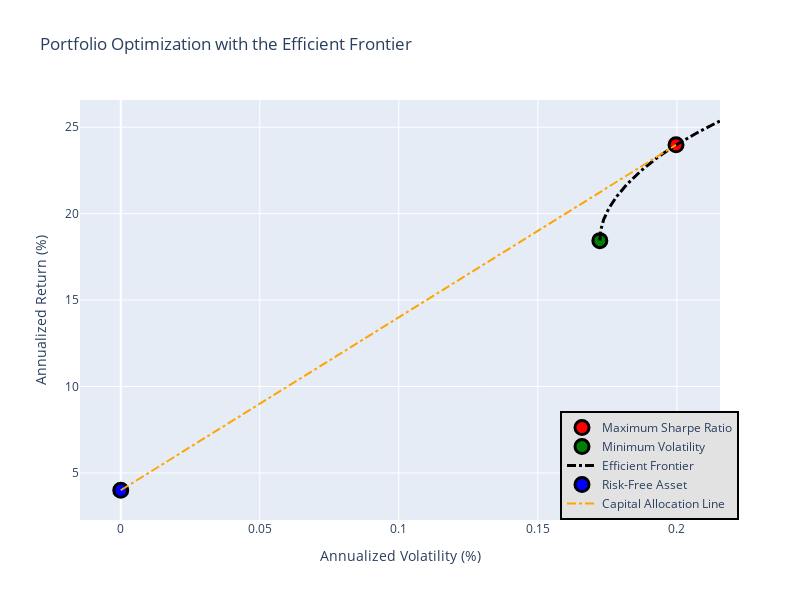

Notebook code for this chart:
### Code cell
import plotly.graph_objects as go

# Function to efficent frontier 
# get return seris to calculate over 

print(returnSRMax)
print(returnDispMin)
delta = (returnSRMax-returnDispMin)/4
print(delta)

returnsEF = np.linspace(returnDispMin, returnSRMax+delta, 100)
wEF,dispsEF = po.calc_efficient_frontier(returnExps, returnCoDispsSq, returnsEF, riskFreeRate=0.04, annualizeBy='M')
print('-- Efficient Frontier --')
print(wEF[range(0,100,10)])

# we expectd a smooth transition from the 
# precalculated min disp weights to the 
# precalculated max SR weights and we got it
# cehck

relVol = np.sqrt(np.diagonal(returnCoDispsSq))/returnExps

# Asset points
asset_text = [
    f"{sym}: Return: {round(ret * 100, 2)}%, Volatility: {round(vol * 100, 2)}%"
    for sym, ret, vol in zip(syms, returnExps, relVol)
]

asset_points = go.Scatter(
    name="Assets",
    mode="markers",
    x=[round(vol * 100, 2) for vol in relVol],
    y=[round(ret * 100, 2) for ret in returnExps],
    marker=dict(
        color="gray",
        size=14,
        line=dict(
            width=3,
            color="black")),
    text=asset_text,
    hoverinfo='text'
)
#plot the efficient frontier

# Max Sharpe Ratio trace
MaxSharpeRatio = go.Scatter(
    name="Maximum Sharpe Ratio",
    mode="markers",
    x=[dispSRMax],
    y=[round(returnSRMax * 100, 2)],
    marker=dict(
        color="red",
        size=14,
        line=dict(
            width=3,
            color="black")),
    text=[f"Return: {round(returnSRMax * 100, 2)}%, Volatility: {round(dispSRMax,2)} ({round((dispSRMax/returnSRMax) * 100, 2)}%)<br>{allocationSRMax.to_string()}"],
    hoverinfo='text'
)

# Min Volatility trace
MinVol = go.Scatter(
    name="Minimum Volatility",
    mode="markers",
    x=[dispDispMin],
    y=[round(returnDispMin * 100, 2)],
    marker=dict(
        color="green",
        size=14,
        line=dict(
            width=3,
            color="black")),
    text=[f"Return: {round(returnDispMin * 100, 2)}%, Volatility: {round(dispDispMin,2)} ({round((dispDispMin/returnDispMin) * 100, 2)}%)<br>{allocationDispMin.to_string()}"],
    hoverinfo='text'
)

# Efficient Frontier trace
efficient_text = [
    f"Return: {round(ret * 100, 2)}%, Volatility: {round(vol,2)} ({round((vol/ret) * 100, 2)}%)<br>" +
    "<br>".join([f"{symbol}: {round(weight * 100, 2)}%" for symbol, weight in zip(syms, alloc)])
    for ret, vol, alloc in zip(returnsEF, dispsEF, wEF)
]


EF_curve = go.Scatter(
    name="Efficient Frontier",
    mode="lines",
    x=dispsEF,
    y=[round(ret * 100, 2) for ret in returnsEF],
    line=dict(color="black", width=3, dash="dashdot"),
    text=efficient_text,
    hoverinfo='text'
)



riskFreeRate = 0.04
# Risk-Free Asset point
rf_point = go.Scatter(
    name="Risk-Free Asset",
    mode="markers",
    x=[0],  # Assuming risk-free rate has zero volatility
    y=[riskFreeRate * 100],
    marker=dict(
        color="blue",
        size=14,
        line=dict(
            width=3,
            color="black")),
    text=f"Risk-Free Rate: {round(riskFreeRate * 100, 2)}%",
    hoverinfo='text'
)
    
# Capital Allocation Line (CAL)
cal_x = [0, dispSRMax]
cal_y = [riskFreeRate * 100, round(returnSRMax * 100, 2)]
CAL = go.Scatter(
    name="Capital Allocation Line",
    mode="lines",
    x=cal_x,
    y=cal_y,
    line=dict(color="orange", width=2, dash="dashdot")
)

data = [MaxSharpeRatio, MinVol, EF_curve, rf_point, CAL]



layout = go.Layout(
    title='Portfolio Optimization with the Efficient Frontier',
    yaxis=dict(title='Annualized Return (%)'),
    xaxis=dict(title='Annualized Volatility (%)'),
    showlegend=True,
    legend=dict(
        x=0.75,
        y=0,
        traceorder='normal',
        bgcolor="#E2E2E2",
        bordercolor='black',
        borderwidth=2),
    width=800,
    height=600
)

fig = go.Figure(data=data, layout=layout)
fig.show()

### Figure 1 — Plotly figure (JSON) as saved in the notebook; plotly's stock layout.template omitted (floating-point values rounded to 4 significant figures)
{"data": [{"hoverinfo": "text", "marker": {"color": "red", "line": {"color": "black", "width": 3}, "size": 14}, "mode": "markers", "name": "Maximum Sharpe Ratio", "text": ["Return: 23.98%, Volatility: 0.2 (83.28%)<br>      allocation\nMSFT        85.0\nNEE         15.0\nCVX          0.0"], "type": "scatter", "x": [0.1997], "y": [23.98]}, {"hoverinfo": "text", "marker": {"color": "green", "line": {"color": "black", "width": 3}, "size": 14}, "mode": "markers", "name": "Minimum Volatility", "text": ["Return: 18.44%, Volatility: 0.17 (93.43%)<br>      allocation\nMSFT        36.0\nNEE         46.0\nCVX         18.0"], "type": "scatter", "x": [0.1723], "y": [18.44]}, {"hoverinfo": "text", "line": {"color": "black", "dash": "dashdot", "width": 3}, "mode": "lines", "name": "Efficient Frontier", "text": ["Return: 18.44%, Volatility: 0.17 (93.43%)<br>MSFT: 35.91%<br>NEE: 46.22%<br>CVX: 17.87%", "Return: 18.51%, Volatility: 0.17 (93.08%)<br>MSFT: 36.51%<br>NEE: 45.88%<br>CVX: 17.61%", "Return: 18.58%, Volatility: 0.17 (92.73%)<br>MSFT: 37.11%<br>NEE: 45.53%<br>CVX: 17.35%", "Return: 18.65%, Volatility: 0.17 (92.4%)<br>MSFT: 37.72%<br>NEE: 45.19%<br>CVX: 17.09%", "Return: 18.72%, Volatility: 0.17 (92.07%)<br>MSFT: 38.32%<br>NEE: 44.85%<br>CVX: 16.83%", "Return: 18.79%, Volatility: 0.17 (91.75%)<br>MSFT: 38.92%<br>NEE: 44.51%<br>CVX: 16.57%", "Return: 18.86%, Volatility: 0.17 (91.44%)<br>MSFT: 39.52%<br>NEE: 44.17%<br>CVX: 16.3%", "Return: 18.93%, Volatility: 0.17 (91.13%)<br>MSFT: 40.12%<br>NEE: 43.84%<br>CVX: 16.04%", "Return: 19.0%, Volatility: 0.17 (90.83%)<br>MSFT: 40.72%<br>NEE: 43.5%<br>CVX: 15.78%", "Return: 19.07%, Volatility: 0.17 (90.54%)<br>MSFT: 41.33%<br>NEE: 43.16%<br>CVX: 15.52%", "Return: 19.14%, Volatility: 0.17 (90.25%)<br>MSFT: 41.93%<br>NEE: 42.82%<br>CVX: 15.25%", "Return: 19.21%, Volatility: 0.17 (89.98%)<br>MSFT: 42.53%<br>NEE: 42.48%<br>CVX: 14.99%", "Return: 19.28%, Volatility: 0.17 (89.7%)<br>MSFT: 43.13%<br>NEE: 42.14%<br>CVX: 14.73%", "Return: 19.35%, Volatility: 0.17 (89.44%)<br>MSFT: 43.73%<br>NEE: 41.81%<br>CVX: 14.47%", "Return: 19.42%, Volatility: 0.17 (89.18%)<br>MSFT: 44.33%<br>NEE: 41.47%<br>CVX: 14.2%", "Return: 19.49%, Volatility: 0.17 (88.93%)<br>MSFT: 44.93%<br>NEE: 41.13%<br>CVX: 13.94%", "Return: 19.56%, Volatility: 0.17 (88.68%)<br>MSFT: 45.53%<br>NEE: 40.8%<br>CVX: 13.67%", "Return: 19.63%, Volatility: 0.17 (88.45%)<br>MSFT: 46.13%<br>NEE: 40.46%<br>CVX: 13.41%", "Return: 19.7%, Volatility: 0.17 (88.21%)<br>MSFT: 46.73%<br>NEE: 40.12%<br>CVX: 13.15%", "Return: 19.77%, Volatility: 0.17 (87.99%)<br>MSFT: 47.33%<br>NEE: 39.79%<br>CVX: 12.88%", "Return: 19.84%, Volatility: 0.17 (87.77%)<br>MSFT: 47.93%<br>NEE: 39.45%<br>CVX: 12.62%", "Return: 19.91%, Volatility: 0.17 (87.55%)<br>MSFT: 48.53%<br>NEE: 39.12%<br>CVX: 12.35%", "Return: 19.98%, Volatility: 0.17 (87.35%)<br>MSFT: 49.13%<br>NEE: 38.78%<br>CVX: 12.09%", "Return: 20.05%, Volatility: 0.17 (87.14%)<br>MSFT: 49.73%<br>NEE: 38.45%<br>CVX: 11.82%", "Return: 20.12%, Volatility: 0.17 (86.95%)<br>MSFT: 50.33%<br>NEE: 38.11%<br>CVX: 11.56%", "Return: 20.19%, Volatility: 0.18 (86.76%)<br>MSFT: 50.93%<br>NEE: 37.78%<br>CVX: 11.29%", "Return: 20.26%, Volatility: 0.18 (86.57%)<br>MSFT: 51.53%<br>NEE: 37.45%<br>CVX: 11.03%", "Return: 20.33%, Volatility: 0.18 (86.4%)<br>MSFT: 52.13%<br>NEE: 37.11%<br>CVX: 10.76%", "Return: 20.4%, Volatility: 0.18 (86.22%)<br>MSFT: 52.73%<br>NEE: 36.78%<br>CVX: 10.49%", "Return: 20.47%, Volatility: 0.18 (86.05%)<br>MSFT: 53.33%<br>NEE: 36.44%<br>CVX: 10.23%", "Return: 20.54%, Volatility: 0.18 (85.89%)<br>MSFT: 53.93%<br>NEE: 36.11%<br>CVX: 9.96%", "Return: 20.61%, Volatility: 0.18 (85.73%)<br>MSFT: 54.53%<br>NEE: 35.78%<br>CVX: 9.7%", "Return: 20.68%, Volatility: 0.18 (85.58%)<br>MSFT: 55.13%<br>NEE: 35.45%<br>CVX: 9.43%", "Return: 20.75%, Volatility: 0.18 (85.44%)<br>MSFT: 55.72%<br>NEE: 35.11%<br>CVX: 9.16%", "Return: 20.82%, Volatility: 0.18 (85.29%)<br>MSFT: 56.32%<br>NEE: 34.78%<br>CVX: 8.9%", "Return: 20.89%, Volatility: 0.18 (85.16%)<br>MSFT: 56.92%<br>NEE: 34.45%<br>CVX: 8.63%", "Return: 20.96%, Volatility: 0.18 (85.03%)<br>MSFT: 57.52%<br>NEE: 34.11%<br>CVX: 8.36%", "Return: 21.03%, Volatility: 0.18 (84.9%)<br>MSFT: 58.12%<br>NEE: 33.78%<br>CVX: 8.1%", "Return: 21.1%, Volatility: 0.18 (84.78%)<br>MSFT: 58.72%<br>NEE: 33.45%<br>CVX: 7.83%", "Return: 21.17%, Volatility: 0.18 (84.66%)<br>MSFT: 59.32%<br>NEE: 33.12%<br>CVX: 7.56%", "Return: 21.24%, Volatility: 0.18 (84.55%)<br>MSFT: 59.92%<br>NEE: 32.79%<br>CVX: 7.3%", "Return: 21.31%, Volatility: 0.18 (84.44%)<br>MSFT: 60.52%<br>NEE: 32.45%<br>CVX: 7.03%", "Return: 21.38%, Volatility: 0.18 (84.34%)<br>MSFT: 61.23%<br>NEE: 31.78%<br>CVX: 6.99%", "Return: 21.45%, Volatility: 0.18 (84.24%)<br>MSFT: 61.75%<br>NEE: 31.68%<br>CVX: 6.57%", "Return: 21.52%, Volatility: 0.18 (84.14%)<br>MSFT: 62.27%<br>NEE: 31.58%<br>CVX: 6.15%", "Return: 21.59%, Volatility: 0.18 (84.05%)<br>MSFT: 62.79%<br>NEE: 31.48%<br>CVX: 5.73%", "Return: 21.66%, Volatility: 0.18 (83.96%)<br>MSFT: 63.51%<br>NEE: 30.79%<br>CVX: 5.7%", "Return: 21.73%, Volatility: 0.18 (83.88%)<br>MSFT: 64.11%<br>NEE: 30.46%<br>CVX: 5.43%", "Return: 21.8%, Volatility: 0.18 (83.81%)<br>MSFT: 64.71%<br>NEE: 30.13%<br>CVX: 5.16%", "Return: 21.87%, Volatility: 0.18 (83.73%)<br>MSFT: 65.31%<br>NEE: 29.8%<br>CVX: 4.9%", "Return: 21.94%, Volatility: 0.18 (83.66%)<br>MSFT: 65.91%<br>NEE: 29.46%<br>CVX: 4.63%", "Return: 22.01%, Volatility: 0.18 (83.6%)<br>MSFT: 66.51%<br>NEE: 29.13%<br>CVX: 4.36%", "Return: 22.08%, Volatility: 0.18 (83.53%)<br>MSFT: 67.11%<br>NEE: 28.8%<br>CVX: 4.1%", "Return: 22.15%, Volatility: 0.18 (83.48%)<br>MSFT: 67.7%<br>NEE: 28.47%<br>CVX: 3.83%", "Return: 22.22%, Volatility: 0.19 (83.42%)<br>MSFT: 68.3%<br>NEE: 28.13%<br>CVX: 3.56%", "Return: 22.29%, Volatility: 0.19 (83.37%)<br>MSFT: 68.9%<br>NEE: 27.8%<br>CVX: 3.3%", "Return: 22.36%, Volatility: 0.19 (83.33%)<br>MSFT: 69.5%<br>NEE: 27.47%<br>CVX: 3.03%", "Return: 22.43%, Volatility: 0.19 (83.28%)<br>MSFT: 70.1%<br>NEE: 27.13%<br>CVX: 2.76%", "Return: 22.5%, Volatility: 0.19 (83.24%)<br>MSFT: 70.7%<br>NEE: 26.8%<br>CVX: 2.5%", "Return: 22.57%, Volatility: 0.19 (83.21%)<br>MSFT: 71.3%<br>NEE: 26.47%<br>CVX: 2.23%", "Return: 22.64%, Volatility: 0.19 (83.17%)<br>MSFT: 71.9%<br>NEE: 26.14%<br>CVX: 1.96%", "Return: 22.71%, Volatility: 0.19 (83.14%)<br>MSFT: 72.5%<br>NEE: 25.81%<br>CVX: 1.7%", "Return: 22.78%, Volatility: 0.19 (83.12%)<br>MSFT: 73.09%<br>NEE: 25.48%<br>CVX: 1.43%", "Return: 22.85%, Volatility: 0.19 (83.09%)<br>MSFT: 73.69%<br>NEE: 25.14%<br>CVX: 1.16%", "Return: 22.92%, Volatility: 0.19 (83.07%)<br>MSFT: 74.29%<br>NEE: 24.81%<br>CVX: 0.9%", "Return: 22.99%, Volatility: 0.19 (83.06%)<br>MSFT: 74.89%<br>NEE: 24.48%<br>CVX: 0.63%", "Return: 23.06%, Volatility: 0.19 (83.04%)<br>MSFT: 75.49%<br>NEE: 24.15%<br>CVX: 0.36%", "Return: 23.13%, Volatility: 0.19 (83.03%)<br>MSFT: 76.04%<br>NEE: 23.96%<br>CVX: 0.0%", "Return: 23.2%, Volatility: 0.19 (83.03%)<br>MSFT: 76.78%<br>NEE: 23.22%<br>CVX: 0.0%", "Return: 23.27%, Volatility: 0.19 (83.02%)<br>MSFT: 77.51%<br>NEE: 22.49%<br>CVX: 0.0%", "Return: 23.33%, Volatility: 0.19 (83.03%)<br>MSFT: 78.25%<br>NEE: 21.75%<br>CVX: 0.0%", "Return: 23.4%, Volatility: 0.19 (83.04%)<br>MSFT: 78.99%<br>NEE: 21.01%<br>CVX: 0.0%", "Return: 23.47%, Volatility: 0.19 (83.05%)<br>MSFT: 79.72%<br>NEE: 20.28%<br>CVX: 0.0%", "Return: 23.54%, Volatility: 0.2 (83.07%)<br>MSFT: 80.46%<br>NEE: 19.54%<br>CVX: 0.0%", "Return: 23.61%, Volatility: 0.2 (83.09%)<br>MSFT: 81.2%<br>NEE: 18.8%<br>CVX: 0.0%", "Return: 23.68%, Volatility: 0.2 (83.12%)<br>MSFT: 81.94%<br>NEE: 18.06%<br>CVX: 0.0%", "Return: 23.75%, Volatility: 0.2 (83.15%)<br>MSFT: 82.67%<br>NEE: 17.33%<br>CVX: 0.0%", "Return: 23.82%, Volatility: 0.2 (83.19%)<br>MSFT: 83.41%<br>NEE: 16.59%<br>CVX: 0.0%", "Return: 23.89%, Volatility: 0.2 (83.23%)<br>MSFT: 84.15%<br>NEE: 15.85%<br>CVX: 0.0%", "Return: 23.96%, Volatility: 0.2 (83.27%)<br>MSFT: 84.88%<br>NEE: 15.12%<br>CVX: 0.0%", "Return: 24.03%, Volatility: 0.2 (83.32%)<br>MSFT: 85.62%<br>NEE: 14.38%<br>CVX: 0.0%", "Return: 24.1%, Volatility: 0.2 (83.38%)<br>MSFT: 86.36%<br>NEE: 13.64%<br>CVX: 0.0%", "Return: 24.17%, Volatility: 0.2 (83.44%)<br>MSFT: 87.09%<br>NEE: 12.91%<br>CVX: 0.0%", "Return: 24.24%, Volatility: 0.2 (83.5%)<br>MSFT: 87.83%<br>NEE: 12.17%<br>CVX: 0.0%", "Return: 24.31%, Volatility: 0.2 (83.56%)<br>MSFT: 88.57%<br>NEE: 11.43%<br>CVX: 0.0%", "Return: 24.38%, Volatility: 0.2 (83.63%)<br>MSFT: 89.3%<br>NEE: 10.7%<br>CVX: 0.0%", "Return: 24.45%, Volatility: 0.2 (83.71%)<br>MSFT: 90.04%<br>NEE: 9.96%<br>CVX: 0.0%", "Return: 24.52%, Volatility: 0.21 (83.78%)<br>MSFT: 90.78%<br>NEE: 9.22%<br>CVX: 0.0%", "Return: 24.59%, Volatility: 0.21 (83.87%)<br>MSFT: 91.51%<br>NEE: 8.49%<br>CVX: 0.0%", "Return: 24.66%, Volatility: 0.21 (83.95%)<br>MSFT: 92.25%<br>NEE: 7.75%<br>CVX: 0.0%", "Return: 24.73%, Volatility: 0.21 (84.04%)<br>MSFT: 92.99%<br>NEE: 7.01%<br>CVX: 0.0%", "Return: 24.8%, Volatility: 0.21 (84.13%)<br>MSFT: 93.73%<br>NEE: 6.27%<br>CVX: 0.0%", "Return: 24.87%, Volatility: 0.21 (84.22%)<br>MSFT: 94.46%<br>NEE: 5.54%<br>CVX: 0.0%", "Return: 24.94%, Volatility: 0.21 (84.32%)<br>MSFT: 95.2%<br>NEE: 4.8%<br>CVX: 0.0%", "Return: 25.01%, Volatility: 0.21 (84.42%)<br>MSFT: 95.94%<br>NEE: 4.06%<br>CVX: 0.0%", "Return: 25.08%, Volatility: 0.21 (84.53%)<br>MSFT: 96.67%<br>NEE: 3.33%<br>CVX: 0.0%", "Return: 25.15%, Volatility: 0.21 (84.63%)<br>MSFT: 97.41%<br>NEE: 2.59%<br>CVX: 0.0%", "Return: 25.22%, Volatility: 0.21 (84.74%)<br>MSFT: 98.15%<br>NEE: 1.85%<br>CVX: 0.0%", "Return: 25.29%, Volatility: 0.21 (84.86%)<br>MSFT: 98.88%<br>NEE: 1.12%<br>CVX: 0.0%", "Return: 25.36%, Volatility: 0.22 (84.97%)<br>MSFT: 99.62%<br>NEE: 0.38%<br>CVX: 0.0%"], "type": "scatter", "x": [0.1723, 0.1723, 0.1723, 0.1723, 0.1724, 0.1724, 0.1725, 0.1725, 0.1726, 0.1727, 0.1728, 0.1729, 0.173, 0.1731, 0.1732, 0.1733, 0.1735, 0.1736, 0.1738, 0.174, 0.1741, 0.1743, 0.1745, 0.1747, 0.1749, 0.1752, 0.1754, 0.1756, 0.1759, 0.1761, 0.1764, 0.1767, 0.177, 0.1773, 0.1776, 0.1779, 0.1782, 0.1785, 0.1789, 0.1792, 0.1796, 0.1799, 0.1803, 0.1807, 0.1811, 0.1814, 0.1818, 0.1823, 0.1827, 0.1831, 0.1835, 0.184, 0.1844, 0.1849, 0.1853, 0.1858, 0.1863, 0.1868, 0.1873, 0.1878, 0.1883, 0.1888, 0.1893, 0.1898, 0.1904, 0.1909, 0.1915, 0.192, 0.1926, 0.1932, 0.1937, 0.1943, 0.195, 0.1956, 0.1962, 0.1969, 0.1975, 0.1982, 0.1989, 0.1996, 0.2003, 0.201, 0.2017, 0.2024, 0.2032, 0.2039, 0.2047, 0.2055, 0.2063, 0.207, 0.2078, 0.2087, 0.2095, 0.2103, 0.2112, 0.212, 0.2129, 0.2137, 0.2146, 0.2155], "y": [18.44, 18.51, 18.58, 18.65, 18.72, 18.79, 18.86, 18.93, 19, 19.07, 19.14, 19.21, 19.28, 19.35, 19.42, 19.49, 19.56, 19.63, 19.7, 19.77, 19.84, 19.91, 19.98, 20.05, 20.12, 20.19, 20.26, 20.33, 20.4, 20.47, 20.54, 20.61, 20.68, 20.75, 20.82, 20.89, 20.96, 21.03, 21.1, 21.17, 21.24, 21.31, 21.38, 21.45, 21.52, 21.59, 21.66, 21.73, 21.8, 21.87, 21.94, 22.01, 22.08, 22.15, 22.22, 22.29, 22.36, 22.43, 22.5, 22.57, 22.64, 22.71, 22.78, 22.85, 22.92, 22.99, 23.06, 23.13, 23.2, 23.27, 23.33, 23.4, 23.47, 23.54, 23.61, 23.68, 23.75, 23.82, 23.89, 23.96, 24.03, 24.1, 24.17, 24.24, 24.31, 24.38, 24.45, 24.52, 24.59, 24.66, 24.73, 24.8, 24.87, 24.94, 25.01, 25.08, 25.15, 25.22, 25.29, 25.36]}, {"hoverinfo": "text", "marker": {"color": "blue", "line": {"color": "black", "width": 3}, "size": 14}, "mode": "markers", "name": "Risk-Free Asset", "text": "Risk-Free Rate: 4.0%", "type": "scatter", "x": [0], "y": [4]}, {"line": {"color": "orange", "dash": "dashdot", "width": 2}, "mode": "lines", "name": "Capital Allocation Line", "type": "scatter", "x": [0, 0.1997], "y": [4, 23.98]}], "layout": {"height": 600, "legend": {"bgcolor": "#E2E2E2", "bordercolor": "black", "borderwidth": 2, "traceorder": "normal", "x": 0.75, "y": 0}, "showlegend": true, "title": {"text": "Portfolio Optimization with the Efficient Frontier"}, "width": 800, "xaxis": {"autorange": true, "range": [-0.01466, 0.2155], "title": {"text": "Annualized Volatility (%)"}, "type": "linear"}, "yaxis": {"autorange": true, "range": [2.279, 26.57], "title": {"text": "Annualized Return (%)"}, "type": "linear"}}}
